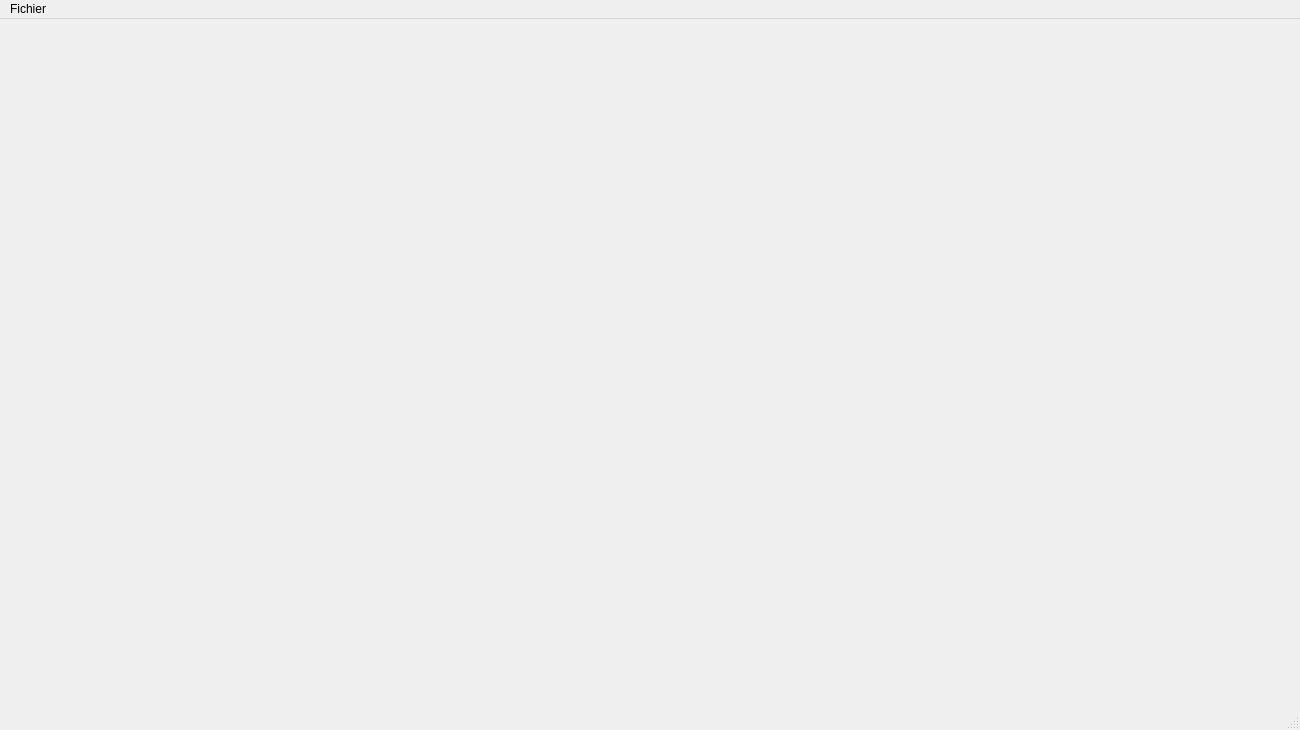
<?xml version="1.0" encoding="UTF-8"?>
<ui version="4.0">
 <class>MainWindow</class>
 <widget class="QMainWindow" name="MainWindow">
  <property name="windowModality">
   <enum>Qt::NonModal</enum>
  </property>
  <property name="geometry">
   <rect>
    <x>0</x>
    <y>0</y>
    <width>1300</width>
    <height>730</height>
   </rect>
  </property>
  <property name="sizePolicy">
   <sizepolicy hsizetype="Expanding" vsizetype="Expanding">
    <horstretch>0</horstretch>
    <verstretch>0</verstretch>
   </sizepolicy>
  </property>
  <property name="minimumSize">
   <size>
    <width>1300</width>
    <height>730</height>
   </size>
  </property>
  <property name="windowTitle">
   <string>MainWindow</string>
  </property>
  <property name="layoutDirection">
   <enum>Qt::LeftToRight</enum>
  </property>
  <property name="autoFillBackground">
   <bool>false</bool>
  </property>
  <widget class="QWidget" name="centralwidget">
   <property name="sizePolicy">
    <sizepolicy hsizetype="Expanding" vsizetype="Expanding">
     <horstretch>0</horstretch>
     <verstretch>0</verstretch>
    </sizepolicy>
   </property>
   <property name="minimumSize">
    <size>
     <width>930</width>
     <height>705</height>
    </size>
   </property>
   <layout class="QHBoxLayout" name="horizontalLayout">
    <item>
     <layout class="QVBoxLayout" name="MainLayout"/>
    </item>
   </layout>
  </widget>
  <widget class="QMenuBar" name="menubar">
   <property name="geometry">
    <rect>
     <x>0</x>
     <y>0</y>
     <width>1300</width>
     <height>21</height>
    </rect>
   </property>
   <widget class="QMenu" name="menuFichier">
    <property name="title">
     <string>Fichier</string>
    </property>
    <widget class="QMenu" name="menuContact">
     <property name="title">
      <string>Contact</string>
     </property>
     <addaction name="AExporterJSON"/>
    </widget>
    <widget class="QMenu" name="menuLogs">
     <property name="title">
      <string>Logs</string>
     </property>
     <addaction name="AAfficheLogs"/>
    </widget>
    <addaction name="menuContact"/>
    <addaction name="menuLogs"/>
   </widget>
   <addaction name="menuFichier"/>
  </widget>
  <widget class="QStatusBar" name="statusbar"/>
  <action name="AExporterJSON">
   <property name="text">
    <string>Exporter JSON</string>
   </property>
  </action>
  <action name="AAfficheLogs">
   <property name="text">
    <string>Afficher les logs</string>
   </property>
  </action>
 </widget>
 <resources/>
 <connections/>
</ui>
